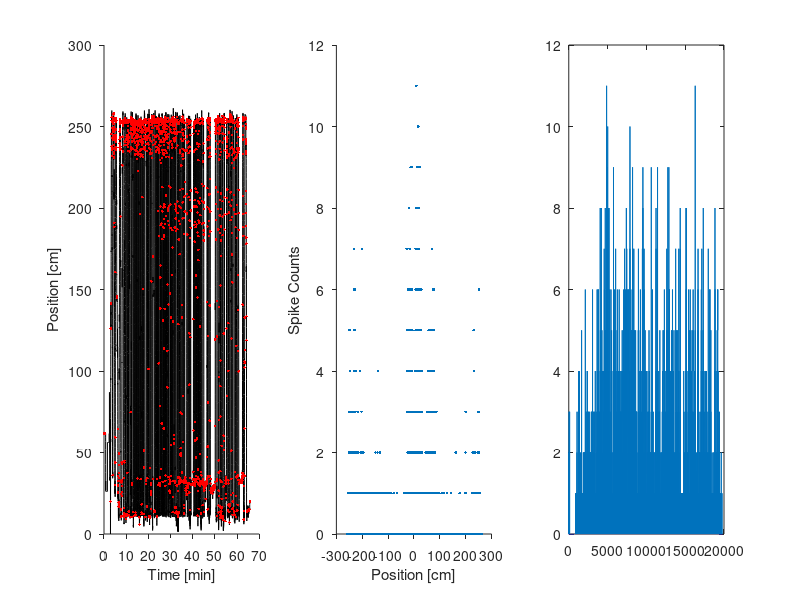
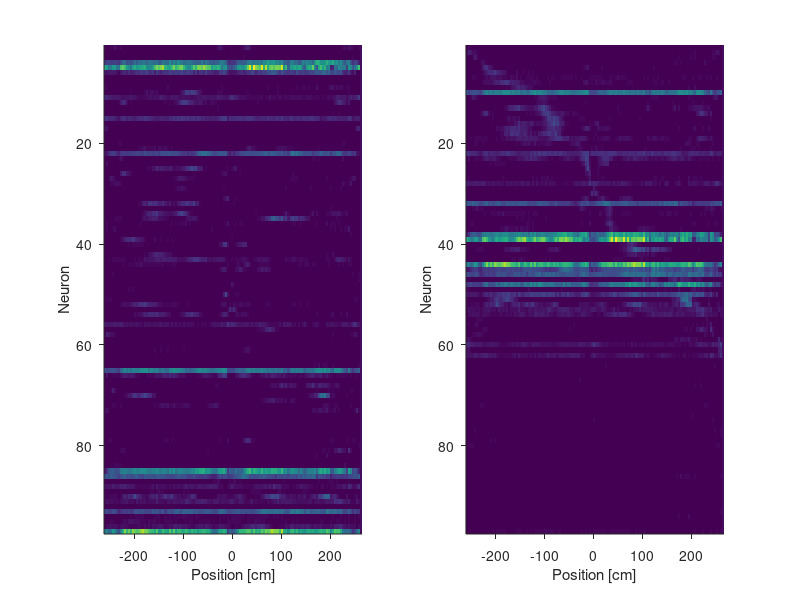

MATLAB code to generate these figures, in order:

% Raw datasets...
% https://portal.nersc.gov/project/crcns/download/hc-3/ec013.40/ec013.718.tar.gz
% https://portal.nersc.gov/project/crcns/download/hc-3/ec014.29/ec014.468.tar.gz
% https://portal.nersc.gov/project/crcns/download/hc-3/ec016.19/ec016.269.tar.gz

% Processed datasets...
% load('ec013_718_preprocessed_5Hz.mat')
load('ec014_468_preprocessed_5Hz.mat')
% load('ec016_269_preprocessed_5Hz.mat')


%%

% linear track is 250cm (http://crcns.org/files/data/hc3/crcns-hc3-data-description.pdf)
cam2cm = 250/range(prctile(position_realigned(:,1),[1 99])); % unit conversion

%% Plot position with spikes overlaid as dots

figure(3); clf
t = linspace(0,size(position,1),size(position,1))/5/60;
t = t+mean(diff(t))/2;

for neuron=45
    subplot(1,3,1)
    plot(t,position_realigned(:,1)*cam2cm,'k')
    hold on
    plot(t(spike_counts(:,neuron)>0),position_realigned(spike_counts(:,neuron)>0,1)*cam2cm,'r.')
    hold off

    xlabel('Time [min]')
    ylabel('Position [cm]')
    box off; set(gca,'TickDir','out')
    
    subplot(1,3,2)
    plot((position_circular-1)*cam2cm,spike_counts(:,neuron),'.')
    xlabel('Position [cm]')
    ylabel('Spike Counts')
    box off; set(gca,'TickDir','out')
    
    subplot(1,3,3)
    plot(spike_counts(:,neuron))
end

%% Plot place fields (raw)

x0 = linspace(0,2,128);
[n,binx] = histc(position_circular(:,1),x0);
lam=[];
for i=1:length(x0)
    lam(:,i) = mean(spike_counts(binx==i,:));
end
[tmp,midx]=max(lam');
[tmp,bidx]=sort(midx);

figure(6); clf
cx0=x0+mean(diff(x0))/2-1;

subplot(1,2,1)
imagesc(cx0*cam2cm,1:size(lam,1),lam)
box off; set(gca,'TickDir','out')
xlabel('Position [cm]')
ylabel('Neuron')

subplot(1,2,2)
imagesc(cx0*cam2cm,1:size(lam,1),lam(bidx,:))
box off; set(gca,'TickDir','out')
xlabel('Position [cm]')
ylabel('Neuron')
